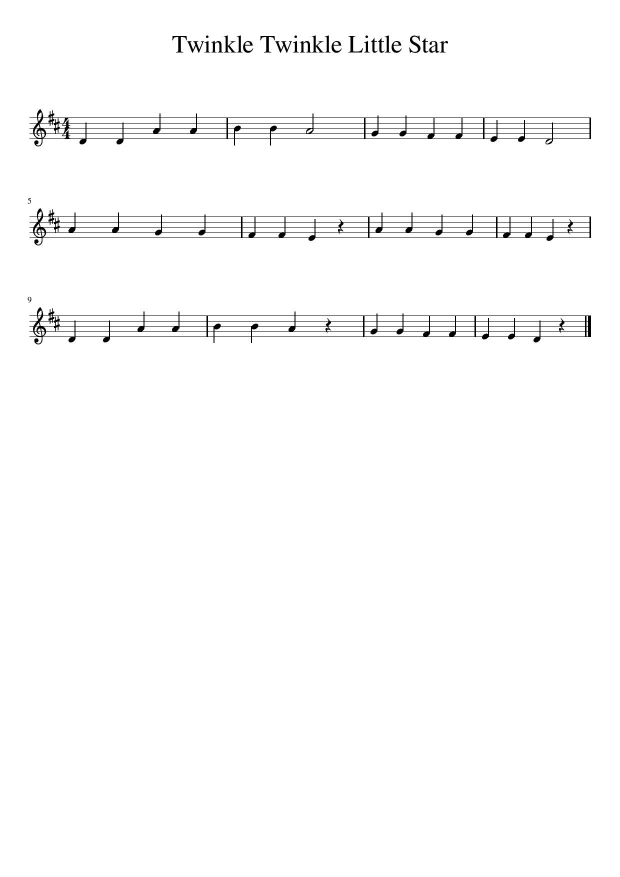
#> input picture img02.jpg, 1240 x 1754 px (shown at 1/2 size)
$ python inputHandlingVertical.py
#> lines starting #> are read from the running program, lines starting #| are printed output that depends on the picture; after the words box and inside, x2 and y2 are one past the last pixel; in counts of white or black regions, pixels touching at a corner belong together
import cv2
import numpy as np
import os
# TODO - make it into a function that has an arg = path(str)
image_filename = "img02.jpg"                                                         # image Name
img = cv2.imread(image_filename)                                                     # read
#> img is the input picture: shape (1754, 1240, 3); min 0, max 255, mean 251

gray = cv2.cvtColor(img, cv2.COLOR_BGR2GRAY)                                         # transform into gray img
th, thr = cv2.threshold(gray, 127, 255, cv2.THRESH_BINARY_INV | cv2.THRESH_OTSU)     # pixels have 1 of 2 values
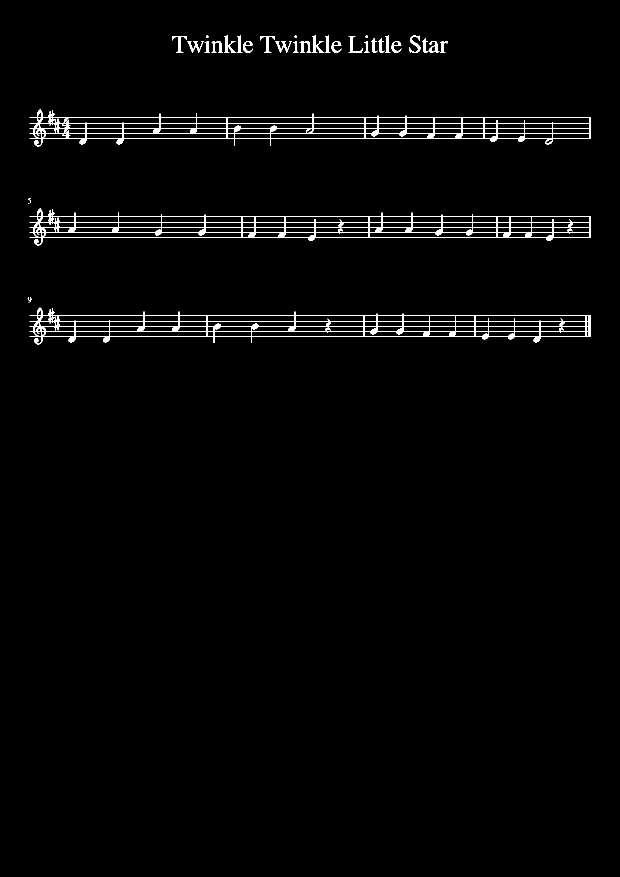
#> thr: shape (1754, 1240) (shown at 1/2 size); 1.6% white; 33 white regions (2 under 20 px), largest, box (x1, y1, x2, y2) and area: (59, 615, 1182, 689) 9792, (59, 416, 1182, 491) 9543, (59, 218, 1182, 293) 9513
#> th = 132
nonZeroElements = cv2.findNonZero(thr)                                               # find the non zero pixels
#> nonZeroElements = contour of 33803 points, box (x1, y1, x2, y2) (55, 71, 1182, 689), area 51102
nonZeroMinArea = cv2.minAreaRect(nonZeroElements)                                    # mark the area with a rectangle
#> nonZeroMinArea = ((617.8, 378), (1127.4, 615.6), -0.23)

(cx, cy), (w, h), ang = nonZeroMinArea                                               # find rotated matrix
#> cx = 617.8; cy = 378; w = 1127.4; h = 615.6; ang = -0.23
M = cv2.getRotationMatrix2D((cx, cy), ang, 1.0)
#> M = [[1, -0.00402, 1.52], [0.00402, 1, -2.48]]
rotated = cv2.warpAffine(thr, M, (img.shape[1], img.shape[0]))                       # do the rotation
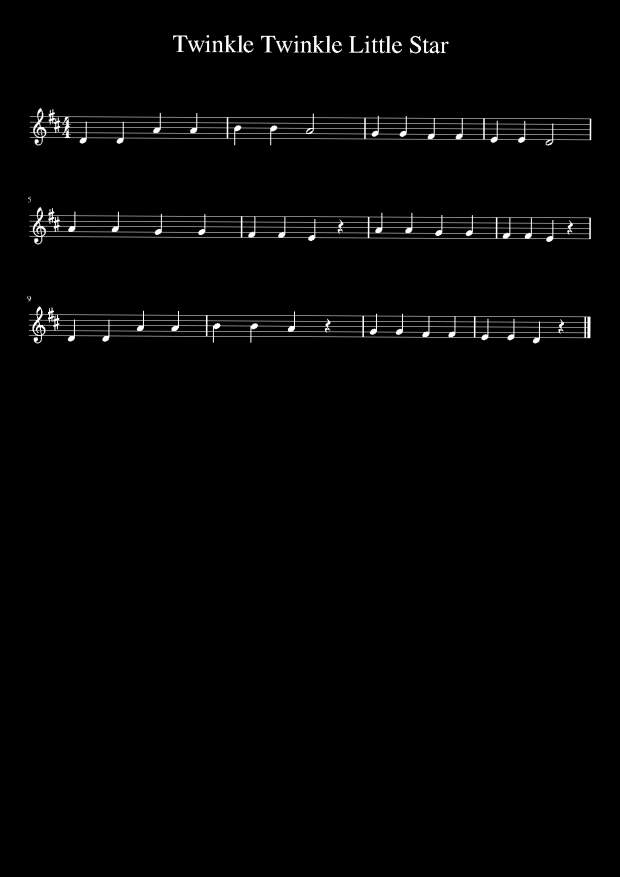
#> rotated: shape (1754, 1240) (shown at 1/2 size); min 0, max 255, mean 4

#TODO filter out noise

# cv2.imwrite("preborder.jpg",rotated)                                               # expand to fit A4 format
#> (the run stopped early here; a loop or call above may not have finished)

$ run again, with img03.jpg copied over img02.jpg
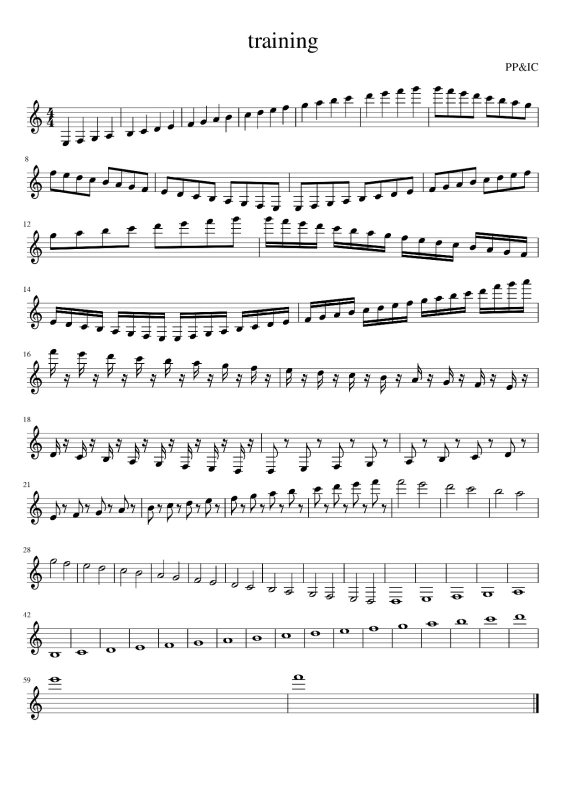
#> input picture img03.jpg, 1131 x 1600 px (shown at 1/2 size)
#> img is the input picture: shape (1600, 1131, 3); min 0, max 255, mean 240.4
#> `th, thr = cv2.threshold(gray, 127, 255, cv2.THRESH_BINARY_INV | cv2.TH..`:
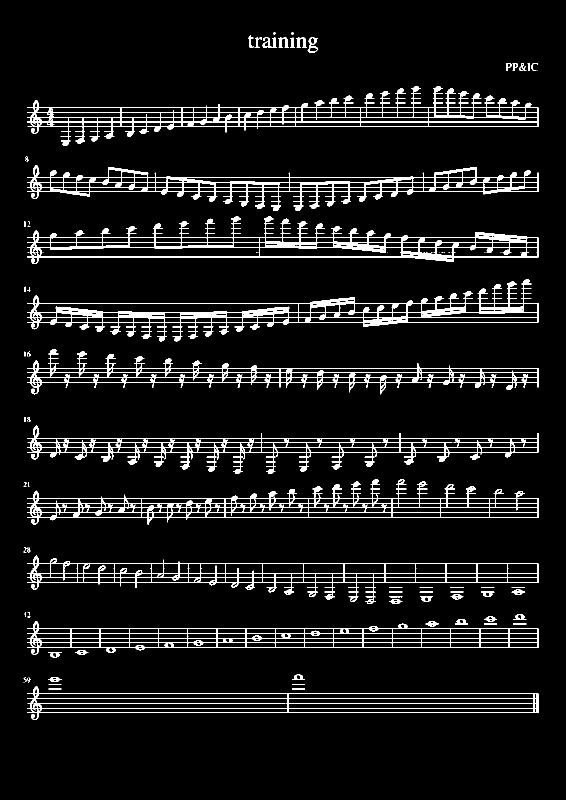
#> thr: shape (1600, 1131) (shown at 1/2 size); 6.5% white; 106 white regions (44 under 20 px), largest, box (x1, y1, x2, y2) and area: (54, 558, 1077, 683) 16725, (54, 433, 1077, 528) 14632, (54, 172, 1077, 292) 13698
#> th = 159
#> nonZeroElements = contour of 117556 points, box (x1, y1, x2, y2) (47, 65, 1077, 1440), area 231578
#> nonZeroMinArea = ((561.5, 752), (1374, 1029), -90)
#> cx = 561.5; cy = 752; w = 1374; h = 1029; ang = -90
#> M = [[6.12e-17, -1, 1313.5], [1, 6.12e-17, 190.5]]
#> `rotated = cv2.warpAffine(thr, M, (img.shape[1], img.shape[0]))`:
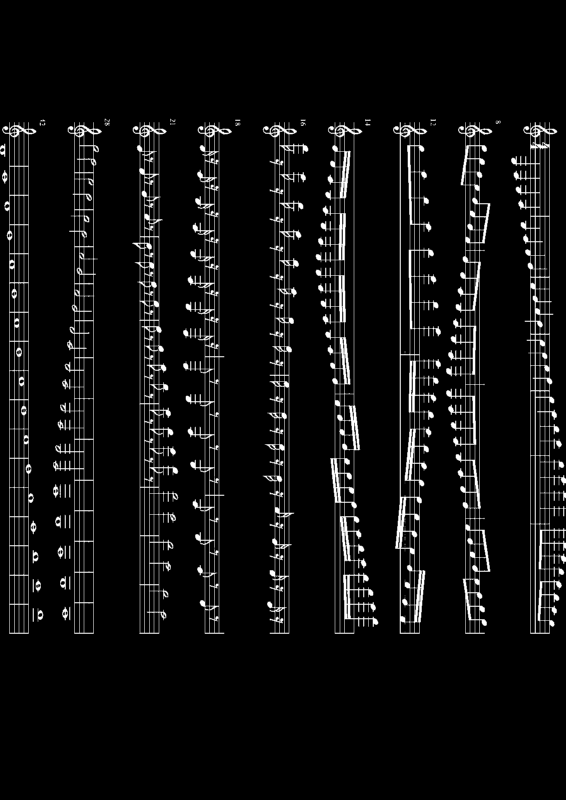
#> rotated: shape (1600, 1131) (shown at 1/2 size); min 0, max 255, mean 15.4
